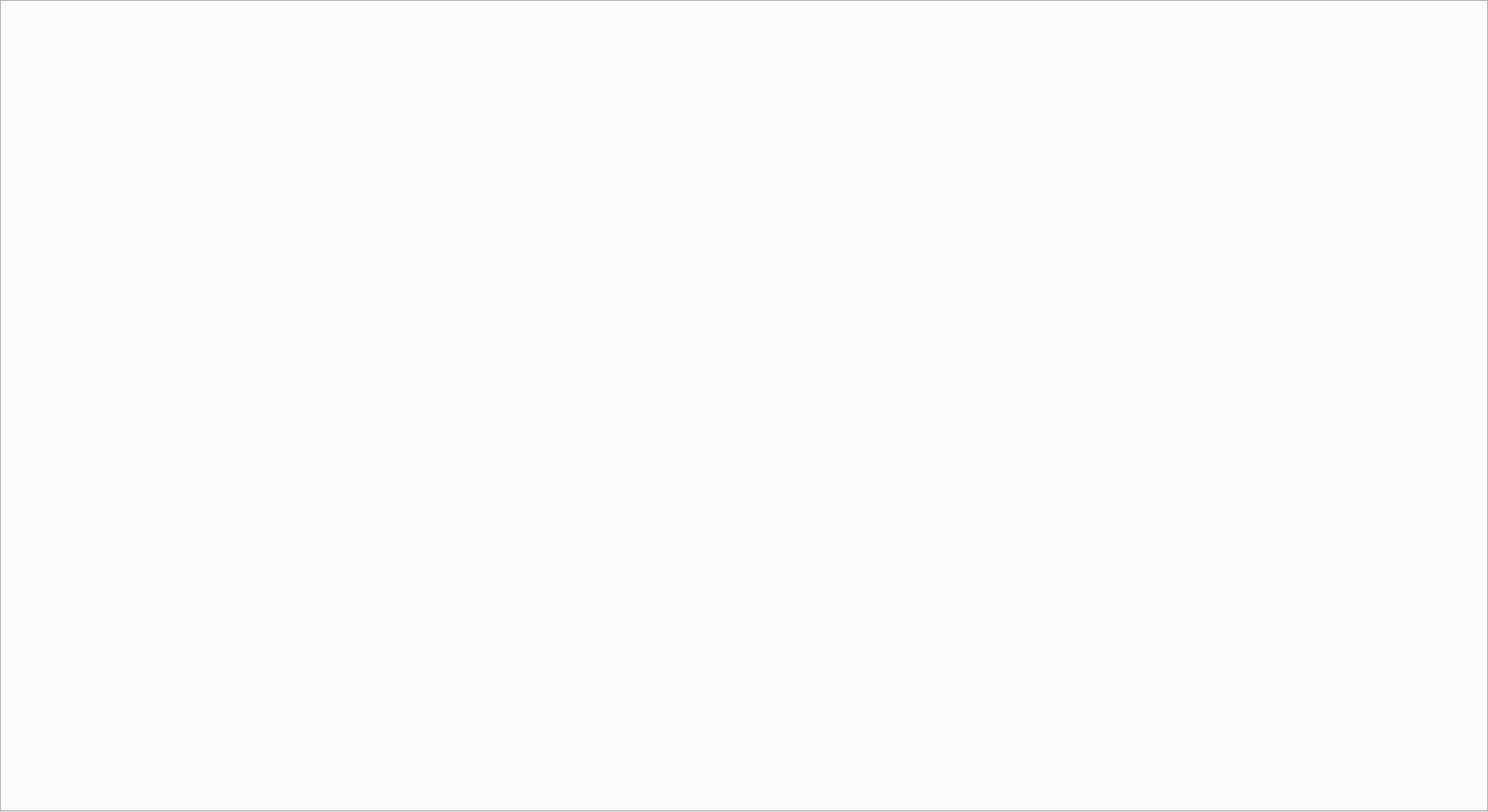
<?xml version="1.0" encoding="UTF-8"?>
<ui version="4.0">
 <class>MainWindow</class>
 <widget class="QMainWindow" name="MainWindow">
  <property name="geometry">
   <rect>
    <x>0</x>
    <y>0</y>
    <width>1794</width>
    <height>979</height>
   </rect>
  </property>
  <property name="sizePolicy">
   <sizepolicy hsizetype="Preferred" vsizetype="Preferred">
    <horstretch>0</horstretch>
    <verstretch>0</verstretch>
   </sizepolicy>
  </property>
  <property name="minimumSize">
   <size>
    <width>1290</width>
    <height>730</height>
   </size>
  </property>
  <property name="windowTitle">
   <string>MainWindow</string>
  </property>
  <widget class="QWidget" name="mainWidget">
   <layout class="QVBoxLayout" name="verticalLayout_3">
    <property name="spacing">
     <number>1</number>
    </property>
    <property name="leftMargin">
     <number>0</number>
    </property>
    <property name="topMargin">
     <number>0</number>
    </property>
    <property name="rightMargin">
     <number>0</number>
    </property>
    <property name="bottomMargin">
     <number>0</number>
    </property>
    <item>
     <widget class="QTabWidget" name="tabWidget">
      <property name="minimumSize">
       <size>
        <width>1280</width>
        <height>720</height>
       </size>
      </property>
      <property name="currentIndex">
       <number>-1</number>
      </property>
     </widget>
    </item>
   </layout>
  </widget>
 </widget>
 <resources/>
 <connections/>
</ui>
